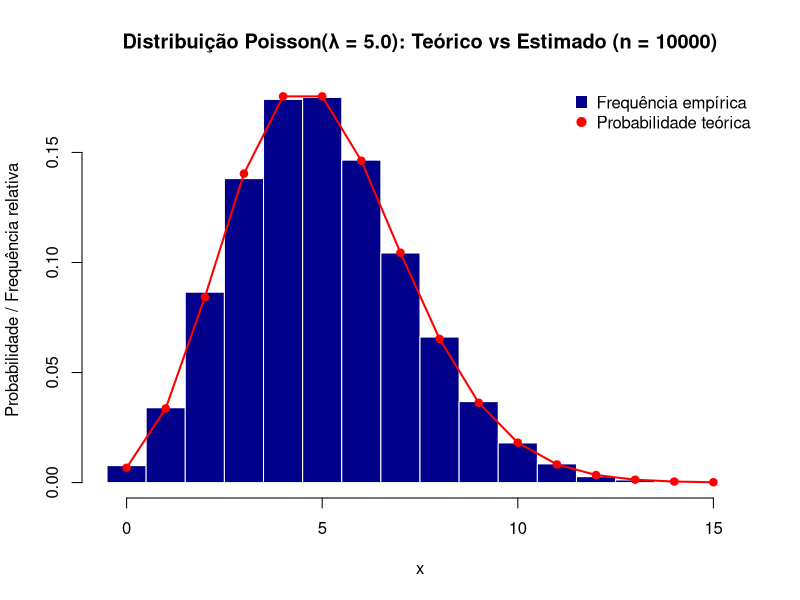

This chart was generated by the following R code:
## ---- chunk 1
poisson_ar_1 <- function(lambda) {
  f_pois <- function(k, lambda) {
    return(exp(k * log(lambda) - lambda - lgamma(k + 1)))
  }
  fmax <- f_pois(floor(lambda), lambda)
  kmax <- qpois(0.9999, lambda = 5)
  repeat {
    y <- sample(0:kmax, 1)
    fy <- f_pois(y, lambda)
    gy <- 1 / (kmax + 1)
    u <- runif(1)
    if (u < fy / (fmax)) {
      return(y)
    }
  }
}
poisson_ar <- function(lambda, n = 1) {
  replicate(n, poisson_ar_1(lambda))
}

#Conferindo resultados
#lambda <- 5
#amostra <- poisson_ar(n = 10000, lambda = lambda)

#tab <- rbind(
#  round(prop.table(table(amostra)), 3),
#  round(dpois(0:max(amostra), lambda), 3)
#)
#colnames(tab) <- 0:max(amostra)
#rownames(tab) <- c("freq", "prob")

#tab <- tab[, 1:10] %>%
#  kbl(
#    align = c(rep("c", 5)),
#    caption = "Comparação de frequências relativas com probabilidades teóricas"
#  )
#tab %>%
#  kable_styling(
#    latex_options = "hold_position",
#    bootstrap_options = c("bordered"),
#    font_size = 8
#  )



# --- Função auxiliar: densidade Poisson ---
f_pois <- function(k, lambda) {
  exp(k * log(lambda) - lambda - lgamma(k + 1))
}

# --- Geração por aceitação e rejeição ---
poisson_ar_1 <- function(lambda) {
  fmax <- f_pois(floor(lambda), lambda)  # valor máximo da f(k)
  kmax <- qpois(0.9999, lambda = lambda) # valor máximo de amostragem
  repeat {
    y <- sample(0:kmax, 1)
    fy <- f_pois(y, lambda)
    u <- runif(1)
    if (u < fy / fmax) {
      return(y)
    }
  }
}

poisson_ar <- function(lambda, n = 1) {
  replicate(n, poisson_ar_1(lambda))
}

# --- Parâmetros e amostra ---
set.seed(20252)
lambda <- 5
n <- 10000
amostra <- poisson_ar(lambda = lambda, n = n)
dir.create("figuras", showWarnings = FALSE)
png("figuras/graf_poisson.png", width = 800, height = 600, res = 120)
# --- Histograma das frequências relativas ---
hist(amostra,
     breaks = seq(-0.5, max(amostra) + 0.5, 1),
     freq = FALSE,
     col = "darkblue",
     border = "white",
     main = sprintf("Distribuição Poisson(λ = %.1f): Teórico vs Estimado (n = %d)", lambda, n),
     xlab = "x",
     ylab = "Probabilidade / Frequência relativa"
)

# --- Probabilidades teóricas ---
x_vals <- 0:max(amostra)
prob_teo <- dpois(x_vals, lambda)

# --- Sobreposição das probabilidades teóricas ---
points(x_vals, prob_teo, col = "red", pch = 19)
lines(x_vals, prob_teo, col = "red", lwd = 2)

# --- Legenda ---
legend("topright",
       legend = c("Frequência empírica", "Probabilidade teórica"),
       col = c("darkblue", "red"),
       pch = c(15, 19),
       pt.cex = c(1.5, 1.2),
       bty = "n")

dev.off()

